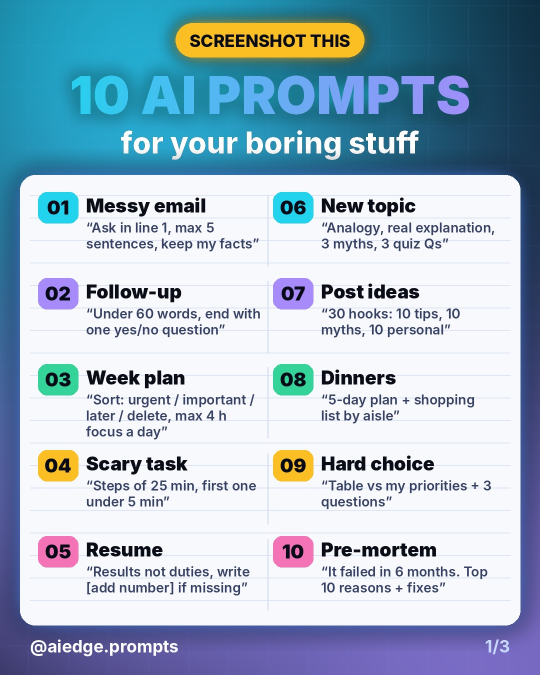
#> input picture posts/2026-w48-v2/c1_1125_cheatsheet_1.jpg, 1080 x 1350 px (shown at 1/2 size)
$ python stories.py ../assets/p1.png
#> lines starting #> are read from the running program, lines starting #| are printed output that depends on the picture
### tools/motion/w48v2/r5_monday.py
# -*- coding: utf-8 -*-
"""Reel 30.11 — Starter #03 weekly plan. Structure of ref-20261123-06 ('X killed Y' cover: bold headline, one word
in red marker, crossed-out sticker, FREE badge; then motion-graphic explainer: central node + orbiting items,
word-by-word captions)."""
from common import *

PROMPT = ("Here is my to-do list. Sort it into: urgent, important, can wait, delete. Estimate the time for each item. "
          "Then build a Monday–Friday plan with a maximum of 4 hours of focused work per day.\n[paste your list]")
TASKS = ["electric bill", "client deck", "dentist", "14 emails", "gym x3", "fix bike", "mom's birthday", "garage",
         "contract", "LinkedIn"]
BUCKETS = [("URGENT", RED, [("electric bill", "10m"), ("client deck", "3h"), ("contract", "1h")]),
           ("IMPORTANT", VIO, [("14 emails", "1.5h"), ("mom's bday", "45m"), ("dentist call", "10m"), ("gym x3", "after work")]),
           ("CAN WAIT", CY, [("LinkedIn", "45m"), ("fix bike", "1h")]),
           ("DELETE / MOVE", PINK, [("garage → weekend", "")])]
WEEK = [("MON", 3.33, "3h 20m", "bill · client deck · dentist"), ("TUE", 2.5, "2h 30m", "contract · emails"),
        ("WED", 1.5, "1h 30m", "mom's birthday plan · LinkedIn"), ("THU", 1.0, "1h", "fix bike"),
        ("FRI", 0.0, "buffer", "anything that slipped")]
T_ORB, T_SORT, T_WEEK, T_CTA, END = 1.6, 4.1, 7.2, 11.2, 14.0
DAY_T = [T_WEEK + .4 + i * .6 for i in range(5)]
SLOT = {}
for bi, (_, _, items) in enumerate(BUCKETS):
    for ii, (nm, _) in enumerate(items): SLOT[nm] = (bi, ii)
ALIAS = {"electric bill": "electric bill", "client deck": "client deck", "dentist": "dentist call", "14 emails": "14 emails",
         "gym x3": "gym x3", "fix bike": "fix bike", "mom's birthday": "mom's bday", "garage": "garage → weekend",
         "contract": "contract", "LinkedIn": "LinkedIn"}


# [10 lines left out: function sticky, not called in this run]


def bucket_xy(bi):
    return (60 + (bi % 2) * 490, 540 + (bi // 2) * 500)


# [79 lines left out: function frame, not called in this run]


BEATS = [0, .15, .35, .55, .9, T_ORB, 2.6, 3.4, T_SORT] + [T_SORT + .3 + i * .2 for i in range(0, 10, 2)] + [T_WEEK] + DAY_T + [T_CTA, T_CTA + .35, T_CTA + .65]
FLASH = [T_ORB, T_SORT, T_WEEK, T_CTA]

# [5 lines that do not run on import are left out]

### tools/motion/w48v2/stories.py
# -*- coding: utf-8 -*-
"""Stories 24–30.11 (12:30). Re-cut shots from the reels/carousels + story CTA. 1080x1920, safe zone 250–1650."""
from common import *
import r1_thanksgiving as r1, r2_email as r2, r3_blackfriday as r3, r4_dinners as r4, r5_monday as r5

CAR = OUT


def story_cta(line, tag=None):
    def f(t):
        im = bg(t + 3, a=CY, b=VIO)
        cta(im, t, 0, tag=tag, sub=line)
        return im
    return f


def still_anim(path, mode="pan", dur=6):
#> called with path = 'c1_1125_cheatsheet_1.jpg', mode = 'pan', dur = 6.5
    src = Image.open(os.path.join(CAR, path)).convert("RGB")
#> src is the input picture: PIL image 1080x1350 RGB; mean R, G, B 163.6, 184.9, 201.6
    def f(t):
        im = bg(t, a=CY, b=VIO)
        if mode == "pan":      # full cheat-sheet, highlight sweeps cell by cell (numbers flash)
            im.paste(src, (0, 285))
            i = int(clamp((t - .3) / (dur - 1.0)) * 10 - 1e-6) if t > .3 else -1
            if i >= 0:
                col, row = i // 5, i % 5
                x, y = 40 + 30 + col * 470, 285 + 350 + 20 + row * 172
                lt = (t - .3) % ((dur - 1.0) / 10)
                ring = panel(470, 168, fill=(0, 0, 0), r=24, border=[CY, VIO, GREEN, AMBER, PINK][i % 5], bw=7,
                             glow=[CY, VIO, GREEN, AMBER, PINK][i % 5], glow_r=18, shadow=False)
                hole = ring.copy(); pd = ring.info["pad"]
                m = Image.new("L", hole.size, 255); ImageDraw.Draw(m).rounded_rectangle((pd + 7, pd + 7, pd + 463, pd + 161), 18, fill=0)
                hole.putalpha(Image.fromarray(np.minimum(np.array(hole.getchannel("A")), np.array(m))))
                put(im, hole, x + 235, y + 84, scale=1 + .06 * math.exp(-lt / .1))
        else:                  # pop the slide in
            s = slam(t, 0, .25) * .98
            put(im, src.convert("RGBA"), W / 2, 960, scale=s)
        return im
    return f


def seq(parts):
    """parts: (frame_fn, t0, t1, beats_src). Returns frame fn, total, beats."""
    total = sum(p[2] - p[1] for p in parts)
    starts, acc = [], 0
    for p in parts: starts.append(acc); acc += p[2] - p[1]
    beats = list(starts)
    for (fn, a, b, bsrc), s in zip(parts, starts):
        beats += [s + x - a for x in bsrc if a <= x < b]
    def f(t):
        for (fn, a, b, _), s in zip(parts, starts):
            if t < s + (b - a): return fn(a + t - s)
        fn, a, b, _ = parts[-1]; return fn(b)
    return f, total, sorted(set(beats)), starts[1:]


CTA_R = "Full prompt in today's Reel"
STORIES = {
    "s1_1124": [(r1.frame, 0, 3.2, r1.BEATS), (r1.frame, 8.3, 12.2, r1.BEATS), (story_cta(CTA_R, "PROMPT #10"), 0, 3.6, [0, .35, .65])],
    "s2_1125": [(still_anim("c1_1125_cheatsheet_1.jpg", "pan", 6.5), 0, 6.5, [0, 2, 4]),
                (story_cta("Full cheat sheet in today's post", "10 PROMPTS · 1 PAGE"), 0, 3.6, [0, .35, .65])],
    "s3_1126": [(r2.frame, 0, 1.6, r2.BEATS), (r2.frame, 5.3, 8.3, r2.BEATS), (r2.frame, 8.3, 11.6, r2.BEATS),
                (story_cta(CTA_R, "PROMPT #01"), 0, 3.6, [0, .35, .65])],
    "s4_1127": [(r3.frame, 0, 2.0, r3.BEATS), (r3.frame, 5.0, 8.6, r3.BEATS), (r3.frame, 9.0, 12.0, r3.BEATS),
                (story_cta(CTA_R, "PROMPT #09"), 0, 3.6, [0, .35, .65])],
    "s5_1128": [(still_anim("c2_1128_resume_1.jpg", "pop"), 0, 3.0, [0]), (still_anim("c2_1128_resume_4.jpg", "pop"), 0, 4.0, [0]),
                (still_anim("c2_1128_resume_5.jpg", "pop"), 0, 4.0, [0]),
                (story_cta("Full prompt in today's post", "PROMPT #05"), 0, 3.6, [0, .35, .65])],
    "s6_1129": [(r4.frame, 0, 1.5, r4.BEATS), (r4.frame, 4.1, 8.6, r4.BEATS), (r4.frame, 9.1, 12.6, r4.BEATS),
                (story_cta(CTA_R, "PROMPT #08"), 0, 3.6, [0, .35, .65])],
    "s7_1130": [(r5.frame, 0, 1.6, r5.BEATS), (r5.frame, 1.6, 7.2, r5.BEATS), (r5.frame, 7.2, 10.6, r5.BEATS),
                (story_cta(CTA_R, "PROMPT #03"), 0, 3.6, [0, .35, .65])],
}
#> call 2 of still_anim, with path = 'c2_1128_resume_1.jpg', mode = 'pop', dur = 6
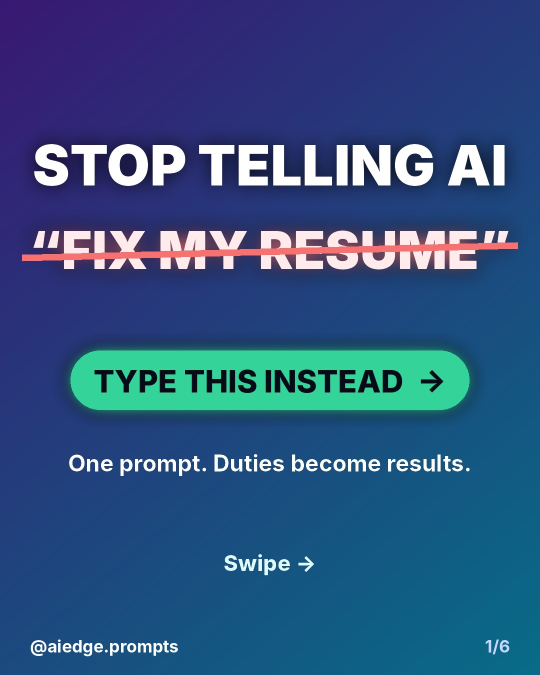
#> input picture posts/2026-w48-v2/c2_1128_resume_1.jpg, 1080 x 1350 px (shown at 1/2 size)
#> in still_anim, src is the input picture: PIL image 1080x1350 RGB; mean R, G, B 48.4, 83.9, 129.3
#> call 3 of still_anim, with path = 'c2_1128_resume_4.jpg', mode = 'pop', dur = 6
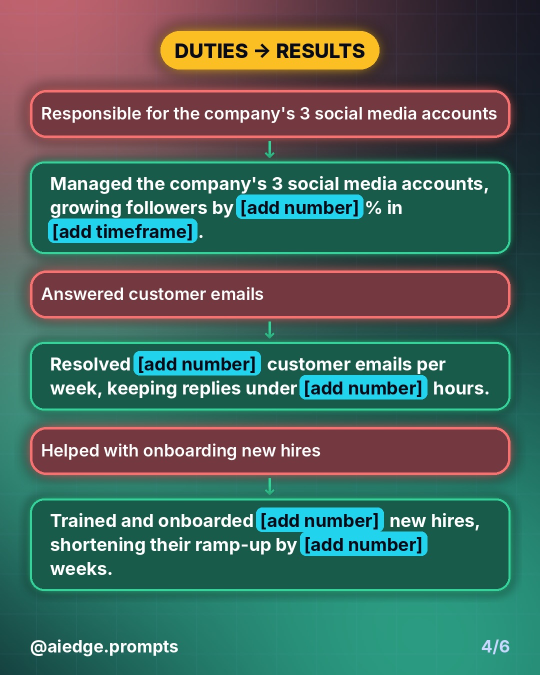
#> input picture posts/2026-w48-v2/c2_1128_resume_4.jpg, 1080 x 1350 px (shown at 1/2 size)
#> in still_anim, src is the input picture: PIL image 1080x1350 RGB; mean R, G, B 76, 102.7, 93.8
#> call 4 of still_anim, with path = 'c2_1128_resume_5.jpg', mode = 'pop', dur = 6
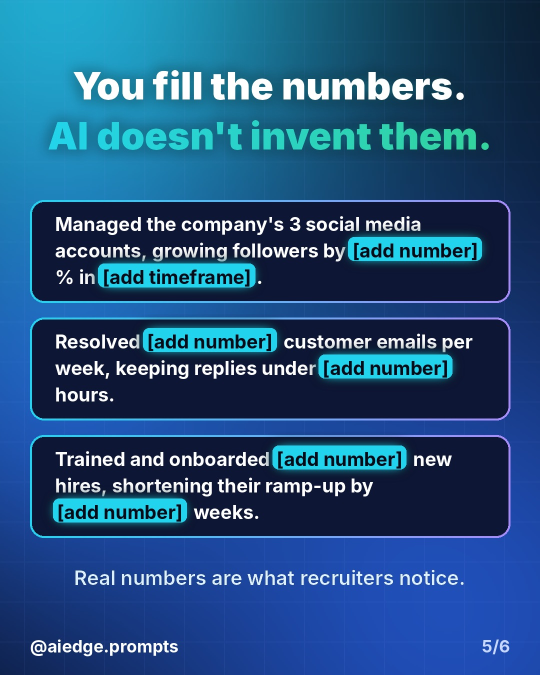
#> input picture posts/2026-w48-v2/c2_1128_resume_5.jpg, 1080 x 1350 px (shown at 1/2 size)
#> in still_anim, src is the input picture: PIL image 1080x1350 RGB; mean R, G, B 34.7, 82.6, 127.7

if __name__ == "__main__":
    only = sys.argv[1:]
    for name, parts in STORIES.items():
        if only and name not in only: continue
        f, total, beats, cuts = seq(parts)
        render(os.path.join(OUT, f"{name}_story.mp4"), f, round(total, 2), beats, cuts)
        print(name, round(total, 1))
